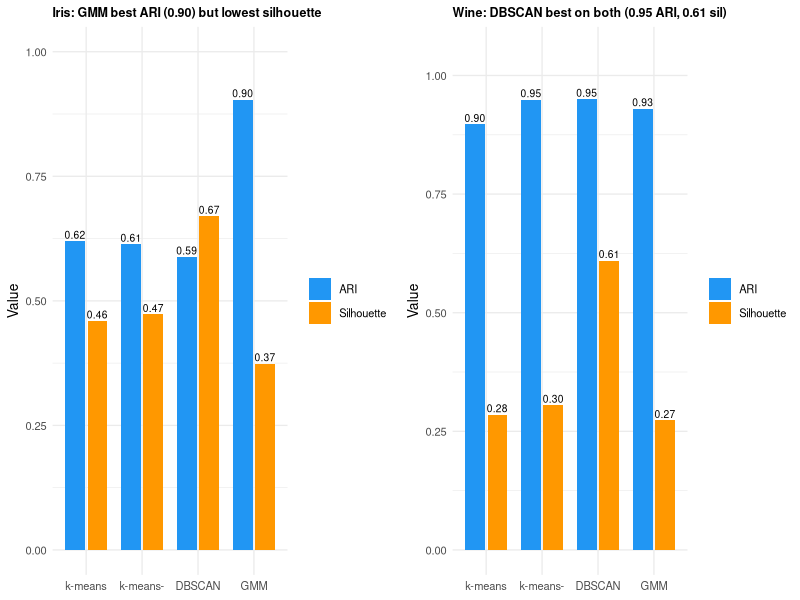
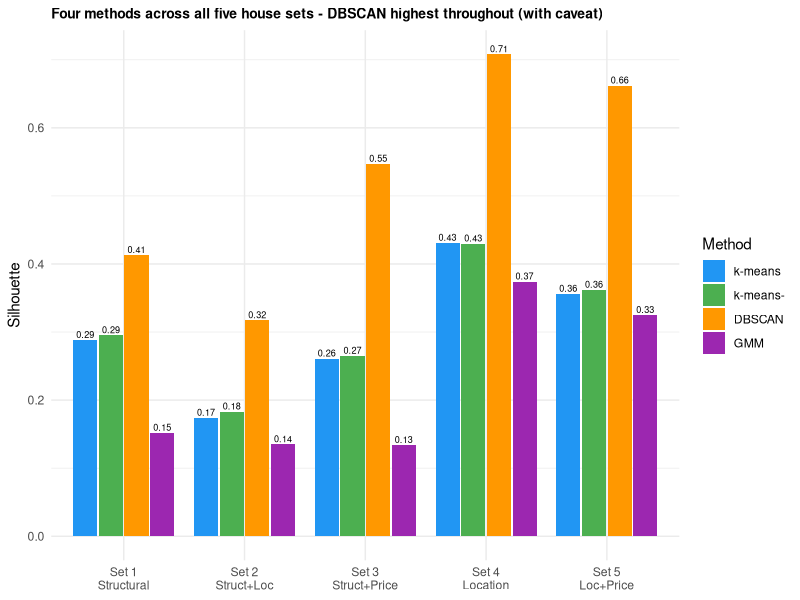

Reproduce these figures in R, in order.

library(ggplot2)
library(gridExtra)

methods <- c("k-means","k-means-","DBSCAN","GMM")

# ---------- FIGURE: iris & wine (ARI + silhouette) ----------
iris_df <- data.frame(
  method = rep(methods, 2),
  metric = rep(c("ARI","Silhouette"), each=4),
  value = c(0.620,0.614,0.588,0.904,  0.460,0.473,0.670,0.374)
)
iris_df$method <- factor(iris_df$method, levels=methods)
wine_df <- data.frame(
  method = rep(methods, 2),
  metric = rep(c("ARI","Silhouette"), each=4),
  value = c(0.897,0.949,0.950,0.930,  0.285,0.305,0.610,0.273)
)
wine_df$method <- factor(wine_df$method, levels=methods)

p_iris <- ggplot(iris_df, aes(method, value, fill=metric)) +
  geom_col(position=position_dodge(0.8), width=0.7) +
  geom_text(aes(label=sprintf("%.2f",value)), position=position_dodge(0.8), vjust=-0.3, size=2.6) +
  scale_fill_manual(values=c("ARI"="#2196F3","Silhouette"="#FF9800")) +
  ylim(0,1) +
  labs(title="Iris: GMM best ARI (0.90) but lowest silhouette", x=NULL, y="Value", fill=NULL) +
  theme_minimal(base_size=10) + theme(plot.title=element_text(face="bold",size=9))
p_wine <- ggplot(wine_df, aes(method, value, fill=metric)) +
  geom_col(position=position_dodge(0.8), width=0.7) +
  geom_text(aes(label=sprintf("%.2f",value)), position=position_dodge(0.8), vjust=-0.3, size=2.6) +
  scale_fill_manual(values=c("ARI"="#2196F3","Silhouette"="#FF9800")) +
  ylim(0,1.05) +
  labs(title="Wine: DBSCAN best on both (0.95 ARI, 0.61 sil)", x=NULL, y="Value", fill=NULL) +
  theme_minimal(base_size=10) + theme(plot.title=element_text(face="bold",size=9))

png("fig_4method_iriswine.png", width=2700, height=1200, res=300)
grid.arrange(p_iris, p_wine, ncol=2)
dev.off()
cat("saved fig_4method_iriswine.png\n")

# ---------- FIGURE: house, all five sets (silhouette) ----------
house_df <- data.frame(
  set = rep(c("Set 1\nStructural","Set 2\nStruct+Loc","Set 3\nStruct+Price",
              "Set 4\nLocation","Set 5\nLoc+Price"), 4),
  method = rep(methods, each=5),
  sil = c(0.288,0.174,0.261,0.431,0.356,   # k-means
          0.295,0.183,0.265,0.430,0.362,   # k-means-
          0.413,0.317,0.547,0.708,0.662,   # DBSCAN
          0.152,0.135,0.134,0.374,0.325)   # GMM
)
house_df$method <- factor(house_df$method, levels=methods)

png("fig_4method_house.png", width=2700, height=1350, res=300)
ggplot(house_df, aes(set, sil, fill=method)) +
  geom_col(position=position_dodge(0.85), width=0.8) +
  geom_text(aes(label=sprintf("%.2f",sil)), position=position_dodge(0.85), vjust=-0.3, size=2.3) +
  scale_fill_manual(values=c("k-means"="#2196F3","k-means-"="#4CAF50",
                             "DBSCAN"="#FF9800","GMM"="#9C27B0")) +
  labs(title="Four methods across all five house sets - DBSCAN highest throughout (with caveat)",
       x=NULL, y="Silhouette", fill="Method") +
  theme_minimal(base_size=11) + theme(plot.title=element_text(face="bold",size=10))
dev.off()
cat("saved fig_4method_house.png\n")
cat("\nPart 3 done - 2 figures saved.\n")
